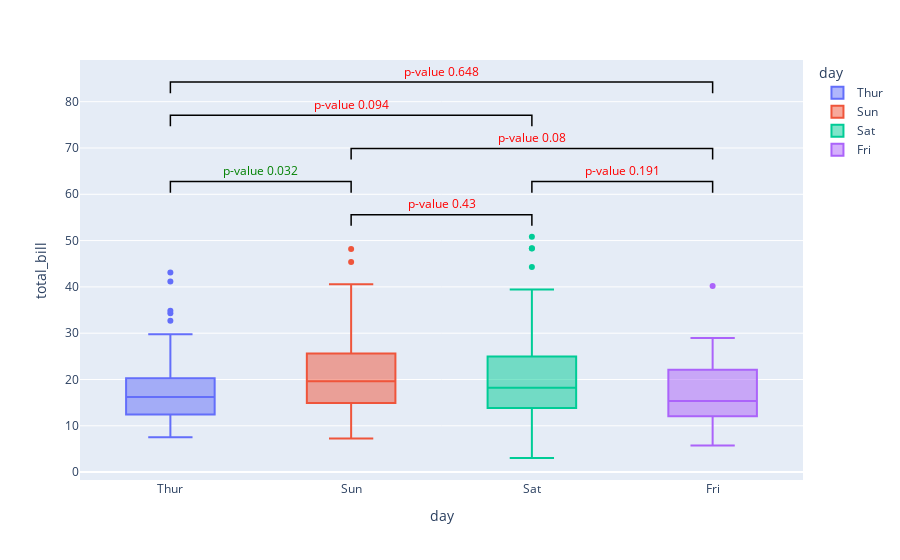

Here is the notebook cell this chart was saved with:
### Code cell
df = sns.load_dataset("tips")
#serve per Federica
#df=pd.read_csv("data.csv")
x = "day"
y = "total_bill"

plot_stats(df, x, y, type_plot="box",type_test="Mann-Whitney", order=["Thur", "Sun", "Sat", "Fri"], type_correction="Benjamini-Hochberg")

### Figure 1 — Plotly figure (JSON) as saved in the notebook; plotly's stock layout.template omitted (floating-point values rounded to 4 significant figures)
{"data": [{"alignmentgroup": "True", "hovertemplate": "day=%{x}<br>total_bill=%{y}<extra></extra>", "legendgroup": "Thur", "marker": {"color": "#636efa"}, "name": "Thur", "notched": false, "offsetgroup": "Thur", "orientation": "v", "showlegend": true, "type": "box", "x": ["Thur", "Thur", "Thur", "Thur", "Thur", "Thur", "Thur", "Thur", "Thur", "Thur", "Thur", "Thur", "Thur", "Thur", "Thur", "Thur", "Thur", "Thur", "Thur", "Thur", "Thur", "Thur", "Thur", "Thur", "Thur", "Thur", "Thur", "Thur", "Thur", "Thur", "Thur", "Thur", "Thur", "Thur", "Thur", "Thur", "Thur", "Thur", "Thur", "Thur", "Thur", "Thur", "Thur", "Thur", "Thur", "Thur", "Thur", "Thur", "Thur", "Thur", "Thur", "Thur", "Thur", "Thur", "Thur", "Thur", "Thur", "Thur", "Thur", "Thur", "Thur", "Thur"], "x0": " ", "xaxis": "x", "y": [27.2, 22.76, 17.29, 19.44, 16.66, 10.07, 32.68, 15.98, 34.83, 13.03, 18.28, 24.71, 21.16, 10.65, 12.43, 24.08, 11.69, 13.42, 14.26, 15.95, 12.48, 29.8, 8.52, 14.52, 11.38, 22.82, 19.08, 20.27, 11.17, 12.26, 18.26, 8.51, 10.33, 14.15, 16, 13.16, 17.47, 34.3, 41.19, 27.05, 16.43, 8.35, 18.64, 11.87, 9.78, 7.51, 19.81, 28.44, 15.48, 16.58, 7.56, 10.34, 43.11, 13, 13.51, 18.71, 12.74, 13, 16.4, 20.53, 16.47, 18.78], "y0": " ", "yaxis": "y"}, {"alignmentgroup": "True", "hovertemplate": "day=%{x}<br>total_bill=%{y}<extra></extra>", "legendgroup": "Sun", "marker": {"color": "#EF553B"}, "name": "Sun", "notched": false, "offsetgroup": "Sun", "orientation": "v", "showlegend": true, "type": "box", "x": ["Sun", "Sun", "Sun", "Sun", "Sun", "Sun", "Sun", "Sun", "Sun", "Sun", "Sun", "Sun", "Sun", "Sun", "Sun", "Sun", "Sun", "Sun", "Sun", "Sun", "Sun", "Sun", "Sun", "Sun", "Sun", "Sun", "Sun", "Sun", "Sun", "Sun", "Sun", "Sun", "Sun", "Sun", "Sun", "Sun", "Sun", "Sun", "Sun", "Sun", "Sun", "Sun", "Sun", "Sun", "Sun", "Sun", "Sun", "Sun", "Sun", "Sun", "Sun", "Sun", "Sun", "Sun", "Sun", "Sun", "Sun", "Sun", "Sun", "Sun", "Sun", "Sun", "Sun", "Sun", "Sun", "Sun", "Sun", "Sun", "Sun", "Sun", "Sun", "Sun", "Sun", "Sun", "Sun", "Sun"], "x0": " ", "xaxis": "x", "y": [16.99, 10.34, 21.01, 23.68, 24.59, 25.29, 8.77, 26.88, 15.04, 14.78, 10.27, 35.26, 15.42, 18.43, 14.83, 21.58, 10.33, 16.29, 16.97, 17.46, 13.94, 9.68, 30.4, 18.29, 22.23, 32.4, 28.55, 18.04, 12.54, 10.29, 34.81, 9.94, 25.56, 19.49, 38.07, 23.95, 25.71, 17.31, 29.93, 14.07, 13.13, 17.26, 24.55, 19.77, 29.85, 48.17, 25, 13.39, 16.49, 21.5, 12.66, 16.21, 13.81, 17.51, 24.52, 20.76, 31.71, 7.25, 31.85, 16.82, 32.9, 17.89, 14.48, 9.6, 34.63, 34.65, 23.33, 45.35, 23.17, 40.55, 20.69, 20.9, 30.46, 18.15, 23.1, 15.69], "y0": " ", "yaxis": "y"}, {"alignmentgroup": "True", "hovertemplate": "day=%{x}<br>total_bill=%{y}<extra></extra>", "legendgroup": "Sat", "marker": {"color": "#00cc96"}, "name": "Sat", "notched": false, "offsetgroup": "Sat", "orientation": "v", "showlegend": true, "type": "box", "x": ["Sat", "Sat", "Sat", "Sat", "Sat", "Sat", "Sat", "Sat", "Sat", "Sat", "Sat", "Sat", "Sat", "Sat", "Sat", "Sat", "Sat", "Sat", "Sat", "Sat", "Sat", "Sat", "Sat", "Sat", "Sat", "Sat", "Sat", "Sat", "Sat", "Sat", "Sat", "Sat", "Sat", "Sat", "Sat", "Sat", "Sat", "Sat", "Sat", "Sat", "Sat", "Sat", "Sat", "Sat", "Sat", "Sat", "Sat", "Sat", "Sat", "Sat", "Sat", "Sat", "Sat", "Sat", "Sat", "Sat", "Sat", "Sat", "Sat", "Sat", "Sat", "Sat", "Sat", "Sat", "Sat", "Sat", "Sat", "Sat", "Sat", "Sat", "Sat", "Sat", "Sat", "Sat", "Sat", "Sat", "Sat", "Sat", "Sat", "Sat", "Sat", "Sat", "Sat", "Sat", "Sat", "Sat", "Sat"], "x0": " ", "xaxis": "x", "y": [20.65, 17.92, 20.29, 15.77, 39.42, 19.82, 17.81, 13.37, 12.69, 21.7, 19.65, 9.55, 18.35, 15.06, 20.69, 17.78, 24.06, 16.31, 16.93, 18.69, 31.27, 16.04, 38.01, 26.41, 11.24, 48.27, 20.29, 13.81, 11.02, 18.29, 17.59, 20.08, 16.45, 3.07, 20.23, 15.01, 12.02, 17.07, 26.86, 25.28, 14.73, 10.51, 17.92, 44.3, 22.42, 20.92, 15.36, 20.49, 25.21, 18.24, 14.31, 14, 7.25, 10.59, 10.63, 50.81, 15.81, 26.59, 38.73, 24.27, 12.76, 30.06, 25.89, 48.33, 13.27, 28.17, 12.9, 28.15, 11.59, 7.74, 30.14, 20.45, 13.28, 22.12, 24.01, 15.69, 11.61, 10.77, 15.53, 10.07, 12.6, 32.83, 35.83, 29.03, 27.18, 22.67, 17.82], "y0": " ", "yaxis": "y"}, {"alignmentgroup": "True", "hovertemplate": "day=%{x}<br>total_bill=%{y}<extra></extra>", "legendgroup": "Fri", "marker": {"color": "#ab63fa"}, "name": "Fri", "notched": false, "offsetgroup": "Fri", "orientation": "v", "showlegend": true, "type": "box", "x": ["Fri", "Fri", "Fri", "Fri", "Fri", "Fri", "Fri", "Fri", "Fri", "Fri", "Fri", "Fri", "Fri", "Fri", "Fri", "Fri", "Fri", "Fri", "Fri"], "x0": " ", "xaxis": "x", "y": [28.97, 22.49, 5.75, 16.32, 22.75, 40.17, 27.28, 12.03, 21.01, 12.46, 11.35, 15.38, 12.16, 13.42, 8.58, 15.98, 13.42, 16.27, 10.09], "y0": " ", "yaxis": "y"}], "layout": {"annotations": [{"font": {"color": "Red"}, "hovertext": "p-value: 0.4302486403889546<br>statistic: 3582.5", "showarrow": false, "text": "p-value 0.43", "x": 1.5, "y": 57.97}, {"font": {"color": "Green"}, "hovertext": "p-value: 0.032177547001935106<br>statistic: 3007.0", "showarrow": false, "text": "p-value 0.032", "x": 0.5, "y": 65.13}, {"font": {"color": "Red"}, "hovertext": "p-value: 0.1913257248996844<br>statistic: 1012.0", "showarrow": false, "text": "p-value 0.191", "x": 2.5, "y": 65.13}, {"font": {"color": "Red"}, "hovertext": "p-value: 0.0804087305575709<br>statistic: 960.5", "showarrow": false, "text": "p-value 0.08", "x": 2, "y": 72.29}, {"font": {"color": "Red"}, "hovertext": "p-value: 0.09380126532334022<br>statistic: 3213.5", "showarrow": false, "text": "p-value 0.094", "x": 1, "y": 79.45}, {"font": {"color": "Red"}, "hovertext": "p-value: 0.6476760217605698<br>statistic: 630.5", "showarrow": false, "text": "p-value 0.648", "x": 1.5, "y": 86.62}], "boxmode": "overlay", "legend": {"title": {"text": "day"}, "tracegroupgap": 0}, "margin": {"t": 60}, "shapes": [{"line": {"color": "Black", "width": 1.5}, "path": "M 1,53.197 L1,55.584 L2,55.584 L2,53.197", "type": "path"}, {"line": {"color": "Black", "width": 1.5}, "path": "M 1,60.358000000000004 L1,62.745000000000005 L0,62.745000000000005 L0,60.358000000000004", "type": "path"}, {"line": {"color": "Black", "width": 1.5}, "path": "M 2,60.358000000000004 L2,62.745000000000005 L3,62.745000000000005 L3,60.358000000000004", "type": "path"}, {"line": {"color": "Black", "width": 1.5}, "path": "M 1,67.519 L1,69.906 L3,69.906 L3,67.519", "type": "path"}, {"line": {"color": "Black", "width": 1.5}, "path": "M 2,74.68 L2,77.06700000000001 L0,77.06700000000001 L0,74.68", "type": "path"}, {"line": {"color": "Black", "width": 1.5}, "path": "M 0,81.84100000000001 L0,84.22800000000001 L3,84.22800000000001 L3,81.84100000000001", "type": "path"}], "xaxis": {"anchor": "y", "categoryarray": ["Thur", "Sun", "Sat", "Fri"], "categoryorder": "array", "domain": [0, 1], "title": {"text": "day"}}, "yaxis": {"anchor": "x", "domain": [0, 1], "range": [-1.704, 89.0], "title": {"text": "total_bill"}}}}
